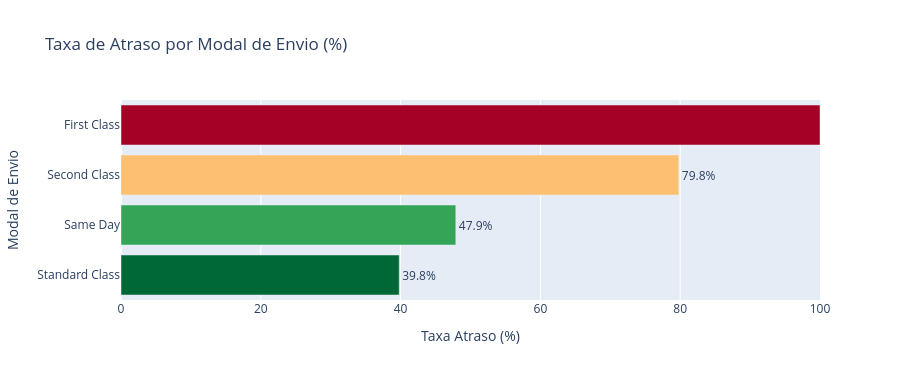

The cell this chart's notebook holds for it:
### Markdown cell above
## 2. Taxa de Atraso por Modal de Envio

### Code cell
atraso_modal = df_validos.groupby('Shipping Mode').apply(
    lambda x: pd.Series({
        'Total': len(x),
        'Atrasados': (x['Delivery Status'] == 'Late delivery').sum(),
        'Taxa Atraso (%)': round((x['Delivery Status'] == 'Late delivery').mean() * 100, 1),
        'Lead Time Médio (dias)': round(x['Days for shipping (real)'].mean(), 1)
    })
).reset_index()

print(atraso_modal.to_string(index=False))

fig = px.bar(
    atraso_modal.sort_values('Taxa Atraso (%)'),
    x='Taxa Atraso (%)', y='Shipping Mode',
    orientation='h',
    text='Taxa Atraso (%)',
    color='Taxa Atraso (%)',
    color_continuous_scale='RdYlGn_r',
    title='Taxa de Atraso por Modal de Envio (%)',
    labels={'Shipping Mode': 'Modal de Envio'}
)
fig.update_traces(texttemplate='%{text}%', textposition='outside')
fig.update_layout(height=380, coloraxis_showscale=False, xaxis_range=[0, 100])
fig.show()

### Figure 1 — Plotly figure (JSON) as saved in the notebook; plotly's stock layout.template omitted (floating-point values rounded to 4 significant figures)
{"data": [{"hovertemplate": "Taxa Atraso (%)=%{marker.color}<br>Modal de Envio=%{y}<extra></extra>", "legendgroup": "", "marker": {"color": [39.8, 47.9, 79.8, 100.0], "coloraxis": "coloraxis", "pattern": {"shape": ""}}, "name": "", "orientation": "h", "showlegend": false, "text": [39.8, 47.9, 79.8, 100.0], "textposition": "outside", "texttemplate": "%{text}%", "type": "bar", "x": [39.8, 47.9, 79.8, 100.0], "xaxis": "x", "y": ["Standard Class", "Same Day", "Second Class", "First Class"], "yaxis": "y"}], "layout": {"barmode": "relative", "coloraxis": {"colorbar": {"title": {"text": "Taxa Atraso (%)"}}, "colorscale": [[0.0, "rgb(0,104,55)"], [0.1, "rgb(26,152,80)"], [0.2, "rgb(102,189,99)"], [0.3, "rgb(166,217,106)"], [0.4, "rgb(217,239,139)"], [0.5, "rgb(255,255,191)"], [0.6, "rgb(254,224,139)"], [0.7, "rgb(253,174,97)"], [0.8, "rgb(244,109,67)"], [0.9, "rgb(215,48,39)"], [1.0, "rgb(165,0,38)"]], "showscale": false}, "height": 380, "legend": {"tracegroupgap": 0}, "title": {"text": "Taxa de Atraso por Modal de Envio (%)"}, "xaxis": {"anchor": "y", "domain": [0.0, 1.0], "range": [0, 100], "title": {"text": "Taxa Atraso (%)"}}, "yaxis": {"anchor": "x", "domain": [0.0, 1.0], "title": {"text": "Modal de Envio"}}}}
